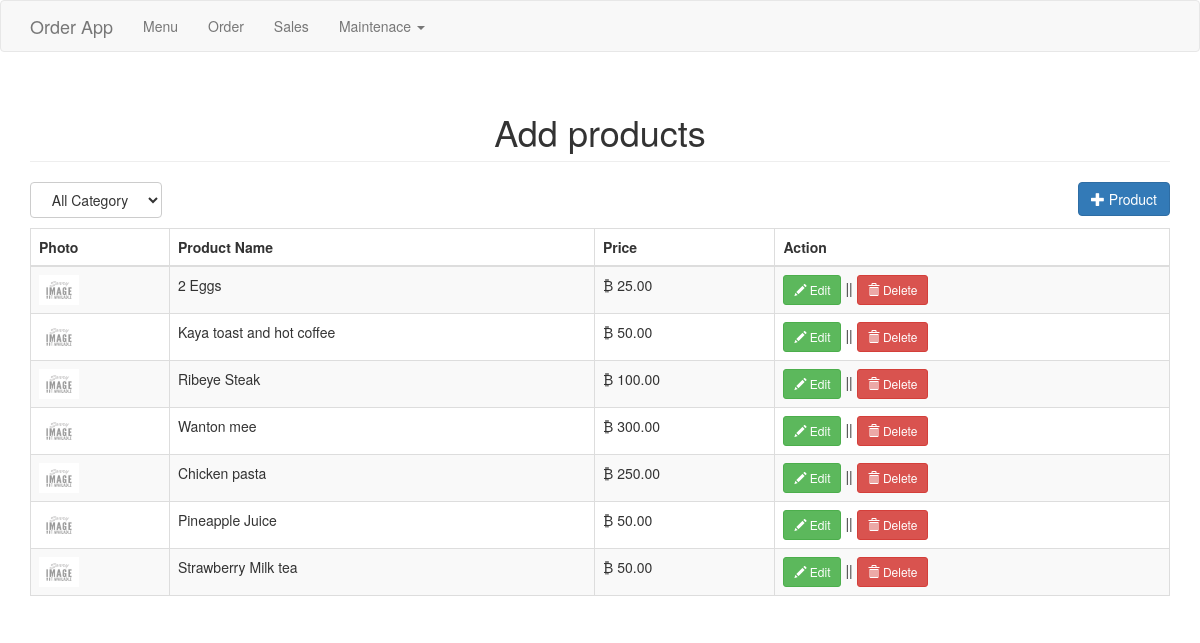
/Assignment2/product.php, run on the app's committed database.
### tables this page shows
CREATE TABLE `product` (
  `productid` int(11) NOT NULL,
  `categoryid` int(1) NOT NULL,
  `productname` varchar(30) NOT NULL,
  `price` double NOT NULL,
  `photo` varchar(150) NOT NULL
);

### Assignment2/product.php (the view, shortened to what this page needs)
<?php include('header.php'); ?>
<body>
<?php include('navbar.php'); ?>
<div class="container">
	<h1 class="page-header text-center">Add products</h1>
	<div class="row">
		<div class="col-md-12">
			<select id="catList" class="btn btn-default">
			<option value="0">All Category</option>
			</select>
			<a href="#addproduct" data-toggle="modal" class="pull-right btn btn-primary"><span class="glyphicon glyphicon-plus"></span> Product</a>
		</div>
	</div>
	<div style="margin-top:10px;">
		<table class="table table-striped table-bordered">
			<thead>
				<th>Photo</th>
				<th>Product Name</th>
				<th>Price</th>
				<th>Action</th>
			</thead>
			<tbody>
				<?php
					$where = "";
					$sql="select * from product left join category on category.categoryid=product.categoryid $where order by product.categoryid asc, productname asc";
					$query=$conn->query($sql);
					while($row=$query->fetch_array()){
						?>
						<tr>
							<td><a href="<?php if(empty($row['photo'])){echo "upload/noimage.jpg";} else{echo $row['photo'];} ?>"><img src="<?php if(empty($row['photo'])){echo "upload/noimage.jpg";} else{echo $row['photo'];} ?>" height="30px" width="40px"></a></td>
							<td><?php echo $row['productname']; ?></td>
							<td>&#8383; <?php echo number_format($row['price'], 2); ?></td>
							<td>
								<a href="#editproduct<?php echo $row['productid']; ?>" data-toggle="modal" class="btn btn-success btn-sm"><span class="glyphicon glyphicon-pencil"></span> Edit</a> || <a href="#deleteproduct<?php echo $row['productid']; ?>" data-toggle="modal" class="btn btn-danger btn-sm"><span class="glyphicon glyphicon-trash"></span> Delete</a>
							</td>
						</tr>
						<?php
					}
				?>
			</tbody>
		</table>
	</div>
</div>
</body>
</html>

### data on the page
product: productname "2 Eggs", price "25.00"
product: productname "Kaya toast and hot coffee", price "50.00"
product: productname "Ribeye Steak", price "100.00"
product: productname "Wanton mee", price "300.00"
product: productname "Chicken pasta", price "250.00"
product: productname "Pineapple Juice", price "50.00"
product: productname "Strawberry Milk tea", price "50.00"
